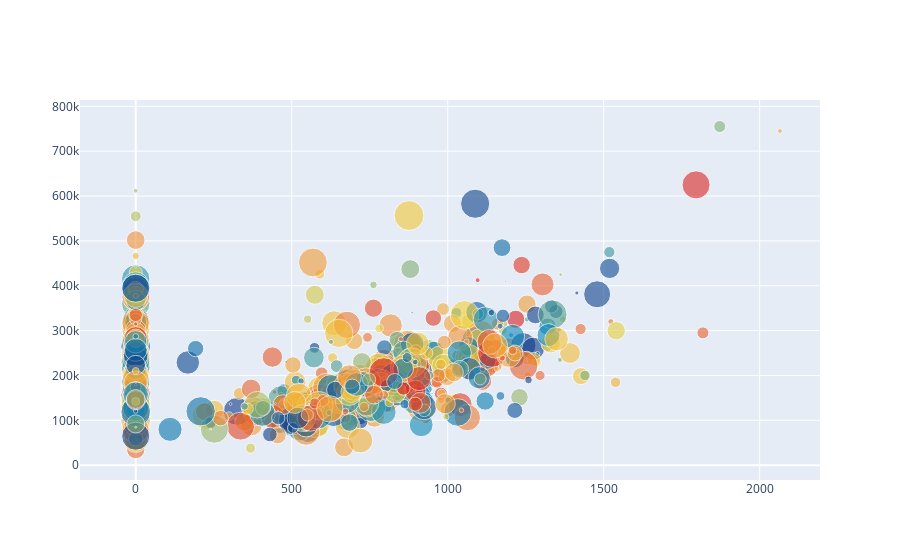

The code cell stored with this chart in its notebook:
### Code cell
#Sale Price vs 2nd floor in sq feet
N = 2000
train_x = train_df["2ndFlrSF"]
train_y = train_df["SalePrice"]
colors = np.random.rand(2938)
sz = np.random.rand(N)*30

fig = go.Figure()
fig.add_scatter(x = train_x,
                y = train_y,
                mode = 'markers',
                marker = {'size': sz,
                         'color': colors,
                         'opacity': 0.6,
                         'colorscale': 'Portland',
                          
                       })

plotly.offline.iplot(fig)

### Figure 1 — Plotly figure (JSON) as saved in the notebook; plotly's stock layout.template omitted (floating-point values rounded to 4 significant figures; data arrays with more than 128 entries replaced by an {"elided": "..."} marker saying what was removed)
{"data": [{"marker": {"color": {"elided": "2938 float values"}, "colorscale": [[0, "rgb(12,51,131)"], [0.25, "rgb(10,136,186)"], [0.5, "rgb(242,211,56)"], [0.75, "rgb(242,143,56)"], [1, "rgb(217,30,30)"]], "opacity": 0.6, "size": {"elided": "2000 float values"}}, "mode": "markers", "type": "scatter", "x": {"elided": "1460 int values"}, "y": {"elided": "1460 int values"}}], "layout": {}}
